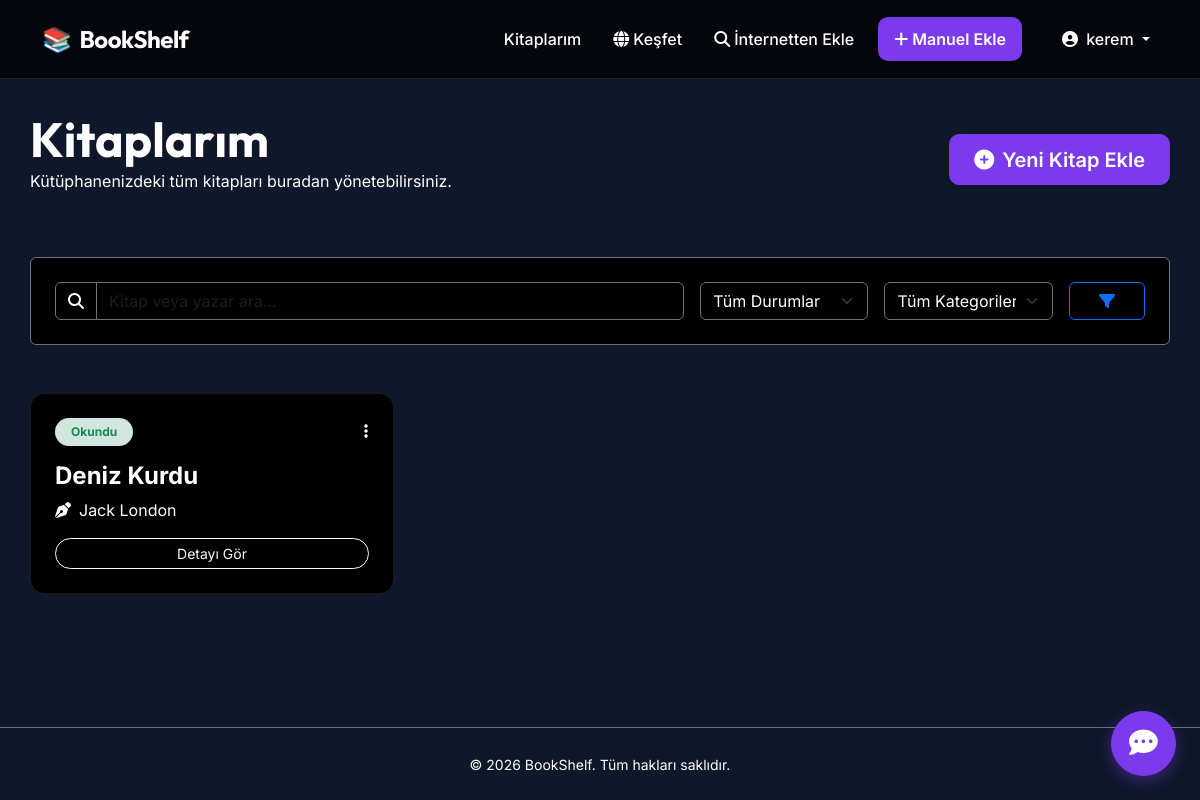
Page / (signed in) on the committed database.
### books/models.py (models this page shows, shortened)
class Book(models.Model):
    STATUS_CHOICES = [
        ('okunacak', 'Okunacak'),
        ('okunuyor', 'Okunuyor'),
        ('okundu', 'Okundu'),
    ]
    title = models.CharField(max_length=200)
    author = models.CharField(max_length=100)
    description = models.TextField(blank=True)
    category = models.ForeignKey(Category, on_delete=models.SET_NULL, null=True, blank=True)
    owner = models.ForeignKey(User, on_delete=models.CASCADE)
    status = models.CharField(max_length=20, choices=STATUS_CHOICES, default='okunacak')
    page_count = models.PositiveIntegerField(null=True, blank=True, verbose_name="Sayfa Sayısı")
    current_page = models.PositiveIntegerField(default=0, verbose_name="Okunan Sayfa")
    start_date = models.DateField(null=True, blank=True, verbose_name="Başlama Tarihi")
    end_date = models.DateField(null=True, blank=True, verbose_name="Bitirme Tarihi")
    cover_image = models.ImageField(upload_to='book_covers/', null=True, blank=True, verbose_name="Kitap Kapağı")
    rating = models.PositiveIntegerField(null=True, blank=True, verbose_name="Puan", choices=[(i, i) for i in range(1, 6)])
    views_count = models.PositiveIntegerField(default=0, verbose_name="Görüntülenme Sayısı")
    created_at = models.DateTimeField(auto_now_add=True)

### books/views.py (the view)
# urls.py: path('', views.book_list, name='book_list'),
@login_required
def book_list(request):
    books = Book.objects.filter(owner=request.user)
    query = request.GET.get('q')
    if query:
        books = books.filter(title__icontains=query)
    status = request.GET.get('status')
    if status:
        books = books.filter(status=status)
    category_id = request.GET.get('category')
    if category_id:
        books = books.filter(category_id=category_id)
    paginator = Paginator(books, 6)
    page = request.GET.get('page')
    books = paginator.get_page(page)
    categories = Category.objects.all()
    return render(request, 'books/book_list.html', {
        'books': books,
        'categories': categories,
    })

### books/templates/books/book_list.html (shortened to what this page needs)
{% extends 'books/base.html' %}
{% block content %}
<div class="row align-items-center mb-5">
    <div class="col-md-6">
        <h1 class="display-5 fw-bold mb-0">Kitaplarım</h1>
        <p class="text-muted">Kütüphanenizdeki tüm kitapları buradan yönetebilirsiniz.</p>
    </div>
    <div class="col-md-6 text-md-end">
        <a href="{% url 'book_create' %}" class="btn btn-primary btn-lg shadow-sm">
            <i class="fas fa-plus-circle me-2"></i>Yeni Kitap Ekle
        </a>
    </div>
</div>
<div class="card bg-dark border-secondary mb-5 shadow-sm">
    <div class="card-body p-4">
        <form method="get" class="row g-3">
            <div class="col-md-7">
                <div class="input-group">
                    <span class="input-group-text bg-transparent border-secondary text-muted">
                        <i class="fas fa-search"></i>
                    </span>
                    <input type="text" name="q" class="form-control bg-transparent border-secondary text-white"
                           placeholder="Kitap veya yazar ara..." value="{{ request.GET.q }}">
                </div>
            </div>
            <div class="col-md-2">
                <select name="status" class="form-select bg-dark border-secondary text-white">
                    <option value="">Tüm Durumlar</option>
                </select>
            </div>
            <div class="col-md-2">
                <select name="category" class="form-select bg-dark border-secondary text-white">
                    <option value="">Tüm Kategoriler</option>
                </select>
            </div>
            <div class="col-md-1">
                <button type="submit" class="btn btn-outline-primary w-100">
                    <i class="fas fa-filter"></i>
                </button>
            </div>
        </form>
    </div>
</div>
{% if books %}
<div class="row row-cols-1 row-cols-md-2 row-cols-lg-3 g-4">
    {% for book in books %}
    <div class="col">
        <div class="card h-100 bg-dark border-secondary hover-shadow transition-all" style="border-radius: 15px; border: 1px solid rgba(255,255,255,0.1) !important;">
            <div class="card-body p-4">
                <div class="d-flex justify-content-between align-items-start mb-3">
                    <span class="badge
                        {% if book.status == 'okundu' %}bg-success-subtle text-success
                        {% elif book.status == 'okunuyor' %}bg-primary-subtle text-primary
                        {% else %}bg-danger-subtle text-danger{% endif %} px-3 py-2 rounded-pill">
                        {{ book.get_status_display }}
                    </span>
                    <div class="dropdown">
                        <button class="btn btn-link text-muted p-0" data-bs-toggle="dropdown">
                            <i class="fas fa-ellipsis-v"></i>
                        </button>
                    </div>
                </div>
                <h4 class="card-title fw-bold text-white mb-2">{{ book.title }}</h4>
                <p class="text-muted mb-3"><i class="fas fa-pen-nib me-2"></i>{{ book.author }}</p>
                <div class="mt-auto">
                    <a href="{% url 'book_detail' book.pk %}" class="btn btn-outline-light btn-sm w-100 rounded-pill">Detayı Gör</a>
                </div>
            </div>
        </div>
    </div>
    {% endfor %}
</div>
{% endif %}
{% endblock %}

### books/templates/books/base.html (shortened to what this page needs)
<!DOCTYPE html>
<html lang="tr">
<head>
    <link href="https://cdn.jsdelivr.net/npm/bootstrap@5.3.0/dist/css/bootstrap.min.css" rel="stylesheet">
    <link rel="stylesheet" href="https://cdnjs.cloudflare.com/ajax/libs/font-awesome/6.4.0/css/all.min.css">
</head>
<body>
<nav class="navbar navbar-expand-lg navbar-dark">
    <div class="container">
        <a class="navbar-brand" href="{% url 'book_list' %}">
            <span class="me-2">📚</span>BookShelf
        </a>
        <div class="collapse navbar-collapse" id="navbarNav">
            <ul class="navbar-nav ms-auto align-items-center">
                {% if user.is_authenticated %}
                    <li class="nav-item">
                        <a class="nav-link" href="{% url 'book_list' %}">Kitaplarım</a>
                    </li>
                    <li class="nav-item">
                        <a class="nav-link text-info" href="{% url 'feed' %}">
                            <i class="fas fa-globe me-1"></i>Keşfet
                        </a>
                    </li>
                    <li class="nav-item">
                        <a class="nav-link btn btn-success text-white ms-lg-2 px-3" href="{% url 'book_search_api' %}">
                            <i class="fas fa-search me-1"></i>İnternetten Ekle
                        </a>
                    </li>
                    <li class="nav-item">
                        <a class="nav-link btn btn-primary text-white ms-lg-2 px-3" href="{% url 'book_create' %}">
                            <i class="fas fa-plus me-1"></i>Manuel Ekle
                        </a>
                    </li>
                    <li class="nav-item dropdown ms-lg-3">
                        <a class="nav-link dropdown-toggle" href="#" id="userDropdown" role="button" data-bs-toggle="dropdown">
                            <i class="fas fa-user-circle me-1"></i> {{ user.username }}
                        </a>
                    </li>
                {% endif %}
            </ul>
        </div>
    </div>
</nav>
<div class="container main-container">
    {% block content %}{% endblock %}
</div>
<footer class="py-4 mt-auto border-top border-secondary">
    <div class="container text-center text-muted">
        <small>&copy; 2026 BookShelf. Tüm hakları saklıdır.</small>
    </div>
</footer>
{% if user.is_authenticated %}
<button id="chatbot-toggle-btn" class="btn btn-primary rounded-circle position-fixed bottom-0 end-0 m-4 d-flex justify-content-center align-items-center" style="width: 65px; height: 65px; z-index: 1040; font-size: 1.8rem; box-shadow: 0 5px 15px rgba(124, 58, 237, 0.4); transition: transform 0.3s;" onclick="toggleChatbot()" onmouseover="this.style.transform='scale(1.1)'" onmouseout="this.style.transform='scale(1)'">
    <i class="fas fa-comment-dots"></i>
</button>
{% endif %}
</body>
</html>

### books/templates/books/base.html (style rules this page uses)
:root { --primary-color: #7c3aed; --primary-hover: #6d28d9; --bg-dark: #0f172a; --card-bg: #000000; --text-main: #ffffff; --text-muted: #ffffff; --glass-bg: rgba(0, 0, 0, 0.7); }
body { font-family: 'Inter', sans-serif; background-color: var(--bg-dark); color: var(--text-main); min-height: 100vh; display: flex; flex-direction: column; }
h1, h2, h3, .navbar-brand { font-family: 'Outfit', sans-serif; }
.navbar { background: var(--glass-bg); backdrop-filter: blur(12px); border-bottom: 1px solid rgba(255, 255, 255, 0.1); padding: 1rem 0; position: sticky; top: 0; z-index: 1000; }
.navbar-brand { font-size: 1.5rem; font-weight: 700; color: var(--text-main) !important; letter-spacing: -0.5px; }
.nav-link { color: var(--text-muted) !important; font-weight: 500; transition: all 0.3s ease; margin-left: 1rem; }
.main-container { flex: 1; padding: 2rem 0; }
.btn-primary { background-color: var(--primary-color); border-color: var(--primary-color); padding: 0.6rem 1.5rem; border-radius: 10px; font-weight: 600; transition: all 0.3s ease; }
.card { background-color: var(--card-bg) !important; }
.text-muted, .text-secondary { color: var(--text-muted) !important; }
.bg-dark { background-color: #000000 !important; }

### books/templates/books/book_list.html (style rules this page uses)
.transition-all { transition: all 0.3s ease; }

### rows in the picture
Book: status "Okundu", title "Deniz Kurdu", author "Jack London"

### other values in the picture
{{ user.username }} "kerem"
